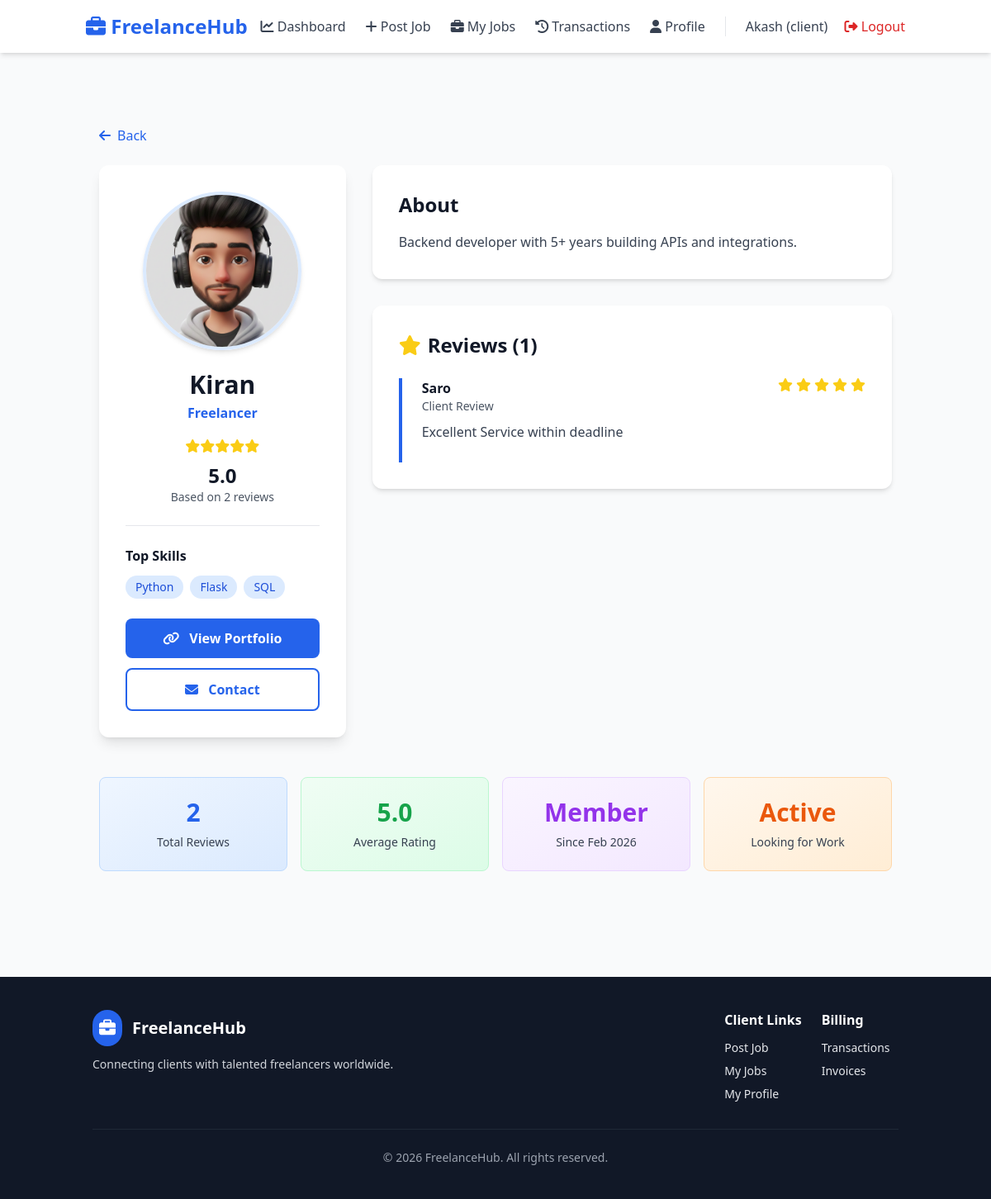
Page /freelancer/6 (signed in) on the earlier database version.
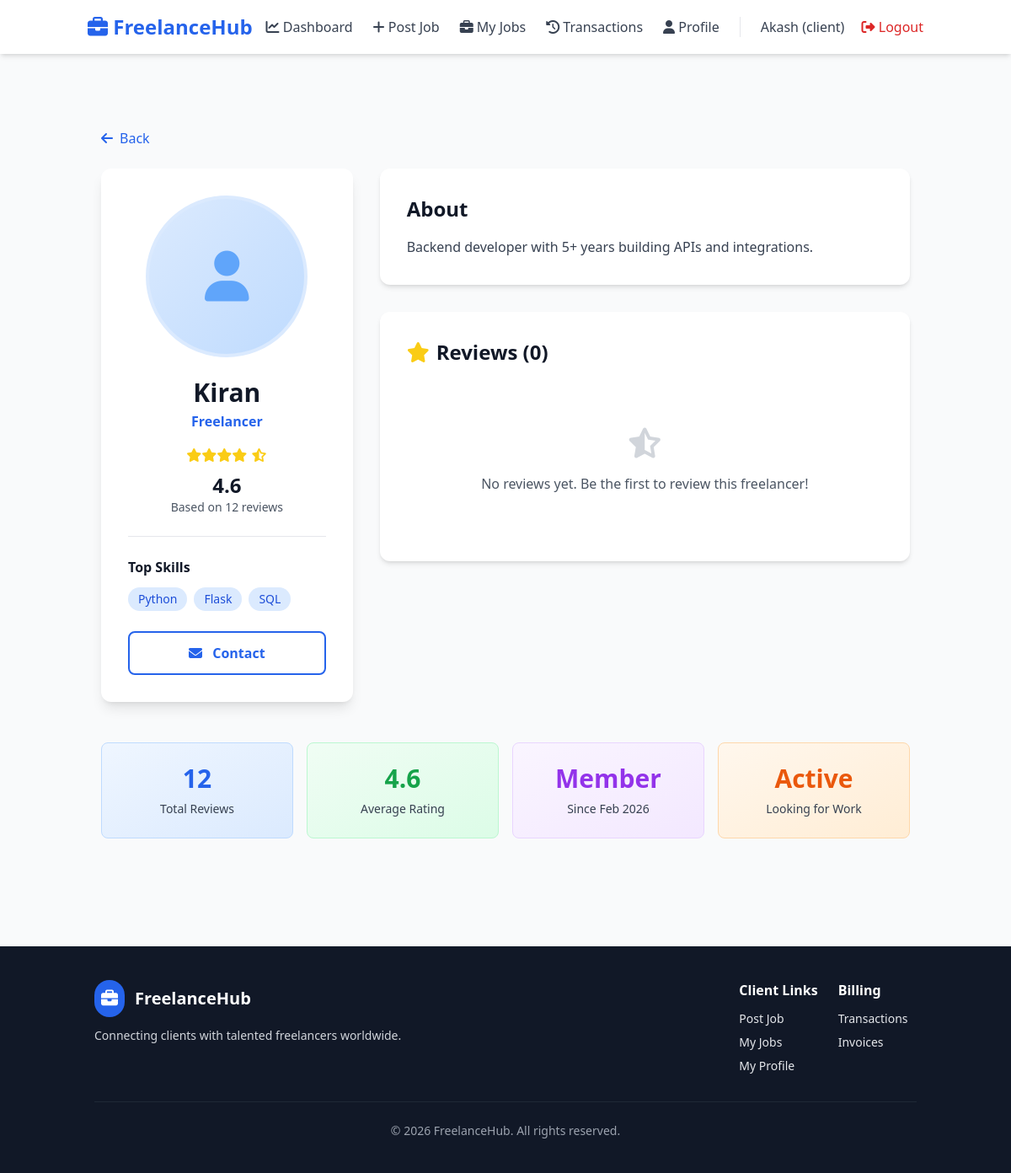
Same page on the later database version.
### models.py (models this page shows, shortened)
class FreelancerProfile(db.Model):
    __tablename__ = 'freelancer_profiles'
    id = db.Column(db.Integer, primary_key=True)
    user_id = db.Column(db.Integer, db.ForeignKey('users.id'), nullable=False, index=True)
    bio = db.Column(db.Text)
    skills = db.Column(db.String(500))  # comma-separated
    portfolio_link = db.Column(db.String(255))
    profile_image = db.Column(db.String(255))  # filename
    avg_rating = db.Column(db.Float, default=0)
    total_reviews = db.Column(db.Integer, default=0)
    created_at = db.Column(db.DateTime, default=datetime.utcnow)

class Review(db.Model):
    __tablename__ = 'reviews'
    id = db.Column(db.Integer, primary_key=True)
    job_id = db.Column(db.Integer, db.ForeignKey('jobs.id'), nullable=False, index=True)
    client_id = db.Column(db.Integer, db.ForeignKey('users.id'), nullable=False, index=True)
    freelancer_id = db.Column(db.Integer, db.ForeignKey('users.id'), nullable=False, index=True)
    rating = db.Column(db.Integer, nullable=False)  # 1-5
    comment = db.Column(db.Text)
    created_at = db.Column(db.DateTime, default=datetime.utcnow)

class User(UserMixin, db.Model):
    __tablename__ = 'users'
    id = db.Column(db.Integer, primary_key=True)
    name = db.Column(db.String(120), nullable=False)
    email = db.Column(db.String(120), unique=True, nullable=False, index=True)
    password_hash = db.Column(db.String(255), nullable=False)
    role = db.Column(db.String(20), nullable=False)  # 'client' or 'freelancer'
    created_at = db.Column(db.DateTime, default=datetime.utcnow)
    freelancer_profile = db.relationship('FreelancerProfile', uselist=False, backref='user', cascade='all, delete-orphan')
    jobs = db.relationship('Job', backref='client', foreign_keys='Job.client_id', cascade='all, delete-orphan')
    bids = db.relationship('Bid', backref='freelancer', cascade='all, delete-orphan')
    payments_as_client = db.relationship('Payment', foreign_keys='Payment.client_id', backref='client')
    payments_as_freelancer = db.relationship('Payment', foreign_keys='Payment.freelancer_id', backref='freelancer')
    reviews_given = db.relationship('Review', foreign_keys='Review.client_id', backref='client_reviewer')
    reviews_received = db.relationship('Review', foreign_keys='Review.freelancer_id', backref='freelancer_reviewed')
    def is_freelancer(self):
        return self.role == 'freelancer'
    def is_client(self):
        return self.role == 'client'

### app.py (the view)
    @app.route('/freelancer/<int:user_id>')
    @login_required
    def view_freelancer_profile(user_id):
        user = User.query.get(user_id)
        if not user or not user.is_freelancer():
            flash('Freelancer not found.', 'danger')
            return redirect(url_for('index'))
        profile = FreelancerProfile.query.filter_by(user_id=user_id).first()
        if not profile:
            flash('Freelancer profile not found.', 'danger')
            return redirect(url_for('index'))
        reviews = Review.query.filter_by(freelancer_id=user_id).all()
        return render_template('view-freelancer.html', user=user, profile=profile, reviews=reviews)

### templates/view-freelancer.html (shortened to what the changed rows need)
{% extends "base.html" %}
{% block content %}
<div class="container mx-auto px-4 py-8">
  <div class="grid md:grid-cols-3 gap-8">
    <div class="md:col-span-1">
      <div class="bg-white rounded-xl shadow-lg p-8 sticky top-20">
        <div class="text-center mb-6">
          {% if profile.profile_image %}
            <img src="{{ url_for('uploaded_file', filename=profile.profile_image) }}"
                 onerror="this.src='https://via.placeholder.com/200'; this.classList.add('grayscale')"
                 class="w-48 h-48 rounded-full object-cover mx-auto border-4 border-blue-100 shadow-md">
          {% else %}
            <div class="w-48 h-48 rounded-full mx-auto bg-gradient-to-br from-blue-100 to-blue-200 flex items-center justify-center border-4 border-blue-100">
              <i class="fas fa-user text-6xl text-blue-400"></i>
            </div>
          {% endif %}
        </div>
        <h1 class="text-3xl font-black text-gray-900 text-center mb-1">{{ user.name }}</h1>
        <p class="text-center text-blue-600 font-semibold mb-4">Freelancer</p>
        <div class="text-center mb-6 pb-6 border-b border-gray-200">
          <div class="flex items-center justify-center gap-2 mb-2">
            <span class="text-yellow-400">
              {% for i in range(profile.avg_rating|int) %}<i class="fas fa-star"></i>{% endfor %}
              {% if profile.avg_rating % 1 >= 0.5 %}<i class="fas fa-star-half-alt"></i>{% endif %}
            </span>
          </div>
          <p class="text-2xl font-bold text-gray-900">{{ "%.1f"|format(profile.avg_rating) }}</p>
          <p class="text-sm text-gray-600">Based on {{ profile.total_reviews }} reviews</p>
        </div>
        {% if profile.skills %}
          <div class="mb-6">
            <h3 class="font-bold text-gray-900 mb-3">Top Skills</h3>
            <div class="flex flex-wrap gap-2">
              {% for skill in profile.skills.split(',') %}
                {% if skill.strip() %}
                  <span class="bg-blue-100 text-blue-700 px-3 py-1 rounded-full text-sm font-medium">{{ skill.strip() }}</span>
                {% endif %}
              {% endfor %}
            </div>
          </div>
        {% endif %}
        {% if profile.portfolio_link %}
          <a href="{{ profile.portfolio_link }}" target="_blank" class="w-full block text-center bg-blue-600 text-white px-4 py-3 rounded-lg font-bold hover:bg-blue-700 transition mb-3">
            <i class="fas fa-link mr-2"></i> View Portfolio
          </a>
        {% endif %}
        <a href="#" class="w-full block text-center border-2 border-blue-600 text-blue-600 px-4 py-3 rounded-lg font-bold hover:bg-blue-50 transition">
          <i class="fas fa-envelope mr-2"></i> Contact
        </a>
      </div>
    </div>
    <div class="md:col-span-2">
      <div class="bg-white rounded-xl shadow-md p-8 mb-8">
        <h2 class="text-2xl font-bold text-gray-900 mb-4">About</h2>
        {% if profile.bio %}
          <p class="text-gray-700 leading-relaxed whitespace-pre-wrap">{{ profile.bio }}</p>
        {% else %}
          <p class="text-gray-500 italic">No bio provided yet.</p>
        {% endif %}
      </div>
      <div class="bg-white rounded-xl shadow-md p-8">
        <h2 class="text-2xl font-bold text-gray-900 mb-6 flex items-center gap-2">
          <i class="fas fa-star text-yellow-400"></i> Reviews ({{ reviews|length }})
        </h2>
        {% if reviews %}
          <div class="space-y-6">
            {% for review in reviews %}
              <div class="border-l-4 border-blue-600 pl-6 pb-6 {% if not loop.last %}border-b border-gray-200 pb-6{% endif %}">
                <div class="flex items-start justify-between mb-2">
                  <div>
                    <p class="font-bold text-gray-900">{{ review.client_reviewer.name }}</p>
                    <p class="text-sm text-gray-600">Client Review</p>
                  </div>
                  <div class="flex gap-1 text-yellow-400">
                    {% for i in range(review.rating) %}<i class="fas fa-star"></i>{% endfor %}
                  </div>
                </div>
                <p class="text-gray-700 leading-relaxed">{{ review.comment }}</p>
              </div>
            {% endfor %}
          </div>
        {% else %}
          <div class="text-center py-12">
            <i class="fas fa-star-half-alt text-4xl text-gray-300 mb-4"></i>
            <p class="text-gray-600">No reviews yet. Be the first to review this freelancer!</p>
          </div>
        {% endif %}
      </div>
    </div>
  </div>
  <div class="grid md:grid-cols-4 gap-4 mt-12">
    <div class="bg-gradient-to-br from-blue-50 to-blue-100 rounded-lg p-6 text-center border border-blue-200">
      <div class="text-3xl font-bold text-blue-600 mb-2">{{ profile.total_reviews }}</div>
      <div class="text-sm text-gray-700">Total Reviews</div>
    </div>
    <div class="bg-gradient-to-br from-green-50 to-green-100 rounded-lg p-6 text-center border border-green-200">
      <div class="text-3xl font-bold text-green-600 mb-2">{{ "%.1f"|format(profile.avg_rating) }}</div>
      <div class="text-sm text-gray-700">Average Rating</div>
    </div>
    <div class="bg-gradient-to-br from-purple-50 to-purple-100 rounded-lg p-6 text-center border border-purple-200">
      <div class="text-3xl font-bold text-purple-600 mb-2">Member</div>
      <div class="text-sm text-gray-700">Since {{ profile.created_at.strftime('%b %Y') }}</div>
    </div>
  </div>
</div>
{% endblock %}

Differences in the rows shown:
removed Review: client_reviewer.name "Saro", rating 5 (drawn), comment "Excellent Service within deadline"
changed FreelancerProfile "Backend developer with 5+ years building APIs and integrations.": avg_rating "5.0" → "4.6"; total_reviews "2" → "12"; profile_image: picture removed; portfolio_link "https://myportfolio.com" → empty (drawn)
Other differences:
{{ reviews|length }}: "1" → "0"
text no longer shown: "View Portfolio"
text now shown: "No reviews yet. Be the first to review this freelancer!"
